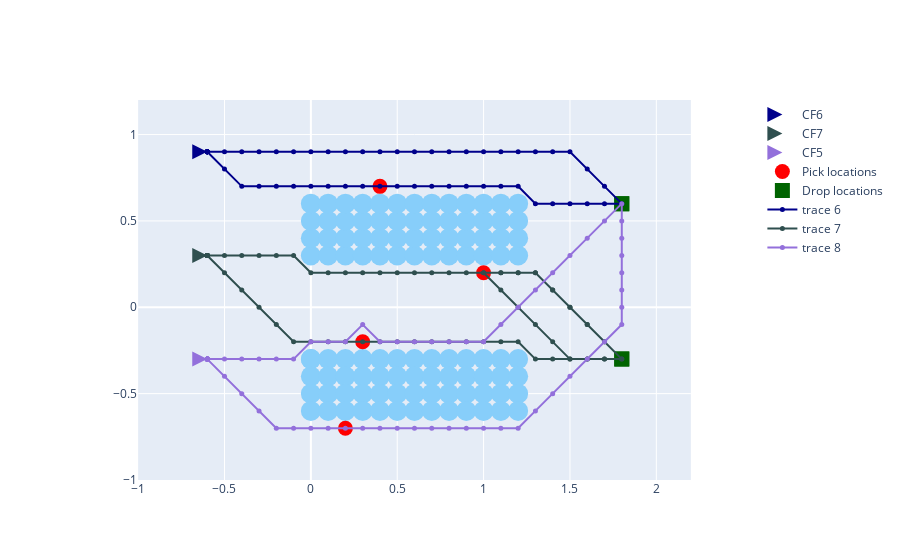
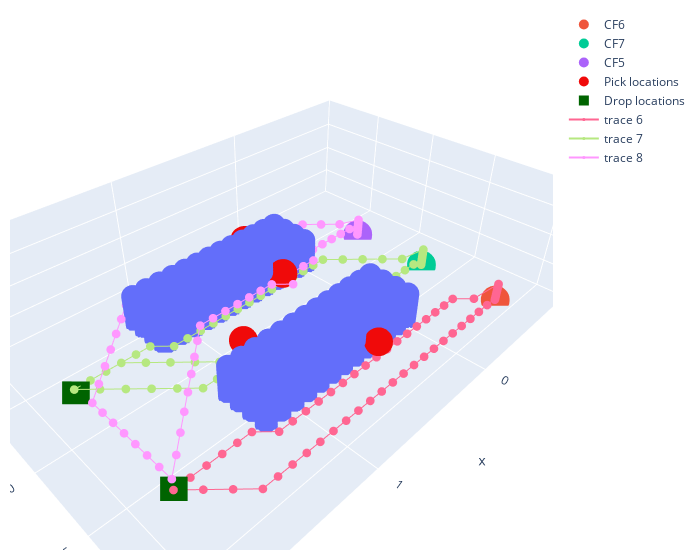

The code cell stored with these charts, in order, in its notebook:
### Markdown cell above
##### 5.B. Run main loop

### Code cell
time_lapse = 0
flight_duration = 20

# initialize and take off all agents
for agent in agent_list.values():
    agent.initialize_agent()

time.sleep(3)

step = 0

# while True:
while time_lapse < flight_duration: #secs
    
    for agent in agent_list.values():
        trajectory=agent.get_trajectory()
        if step < len(trajectory):
            agent.control_method = agent_nav(agent,trajectory[step])
        
        # print out current position of each agent
        x, y, z = agent.get_pos().x, agent.get_pos().y, agent.get_pos().z
        # print(f'Agent [{agent._id}]: t = {time_lapse} -> [x, y, z] = [{x:0.3f}, {y:0.3f}, {z:0.3f}]')
        
    # print('------------------------------------')    
    step += 1
    
    # keep track of time lapsed
    time_lapse += time_delta

    time.sleep(time_delta) 

# land all agents
for agent in agent_list.values():
    agent.control_method = agent_nav2(agent)
    agent.land()

# plot the agent trajectory
sim.update_plot()

### Figure 1 — Plotly figure (JSON) as saved in the notebook; plotly's stock layout.template omitted (floating-point values rounded to 4 significant figures)
{"data": [{"marker": {"color": "LightSkyBlue", "size": 20}, "mode": "markers", "showlegend": false, "type": "scatter", "x": [0, 0, 0, 0, 0, 0.1, 0.1, 0.1, 0.1, 0.2, 0.2, 0.2, 0.2, 0.3, 0.3, 0.3, 0.3, 0.4, 0.4, 0.4, 0.4, 0.5, 0.5, 0.5, 0.5, 0.6, 0.6, 0.6, 0.6, 0.7, 0.7, 0.7, 0.7, 0.8, 0.8, 0.8, 0.8, 0.9, 0.9, 0.9, 0.9, 1, 1, 1, 1, 1.1, 1.1, 1.1, 1.1, 1.2, 1.2, 1.2, 1.2, 0, 0, 0, 0, 0.1, 0.1, 0.1, 0.1, 0.2, 0.2, 0.2, 0.2, 0.3, 0.3, 0.3, 0.3, 0.4, 0.4, 0.4, 0.4, 0.5, 0.5, 0.5, 0.5, 0.6, 0.6, 0.6, 0.6, 0.7, 0.7, 0.7, 0.7, 0.8, 0.8, 0.8, 0.8, 0.9, 0.9, 0.9, 0.9, 1, 1, 1, 1, 1.1, 1.1, 1.1, 1.1, 1.2, 1.2, 1.2, 1.2], "y": [-0.3, -0.3, -0.4, -0.5, -0.6, -0.3, -0.4, -0.5, -0.6, -0.3, -0.4, -0.5, -0.6, -0.3, -0.4, -0.5, -0.6, -0.3, -0.4, -0.5, -0.6, -0.3, -0.4, -0.5, -0.6, -0.3, -0.4, -0.5, -0.6, -0.3, -0.4, -0.5, -0.6, -0.3, -0.4, -0.5, -0.6, -0.3, -0.4, -0.5, -0.6, -0.3, -0.4, -0.5, -0.6, -0.3, -0.4, -0.5, -0.6, -0.3, -0.4, -0.5, -0.6, 0.3, 0.4, 0.5, 0.6, 0.3, 0.4, 0.5, 0.6, 0.3, 0.4, 0.5, 0.6, 0.3, 0.4, 0.5, 0.6, 0.3, 0.4, 0.5, 0.6, 0.3, 0.4, 0.5, 0.6, 0.3, 0.4, 0.5, 0.6, 0.3, 0.4, 0.5, 0.6, 0.3, 0.4, 0.5, 0.6, 0.3, 0.4, 0.5, 0.6, 0.3, 0.4, 0.5, 0.6, 0.3, 0.4, 0.5, 0.6, 0.3, 0.4, 0.5, 0.6]}, {"marker": {"color": "DarkBlue", "size": 15, "symbol": "arrow-right"}, "mode": "markers", "name": "CF6", "type": "scatter", "x": [-0.6], "y": [0.9]}, {"marker": {"color": "DarkSlateGrey", "size": 15, "symbol": "arrow-right"}, "mode": "markers", "name": "CF7", "type": "scatter", "x": [-0.6], "y": [0.3]}, {"marker": {"color": "MediumPurple", "size": 15, "symbol": "arrow-right"}, "mode": "markers", "name": "CF5", "type": "scatter", "x": [-0.6], "y": [-0.3]}, {"marker": {"color": "Red", "size": 15}, "mode": "markers", "name": "Pick locations", "type": "scatter", "x": [0.4, 0.3, 1, 0.2], "y": [0.7, -0.2, 0.2, -0.7]}, {"marker": {"color": "DarkGreen", "size": 15, "symbol": "square"}, "mode": "markers", "name": "Drop locations", "type": "scatter", "x": [1.8, 1.8, 1.8, 1.8], "y": [0.6, -0.3, -0.3, 0.6]}, {"marker": {"color": "DarkBlue", "size": 5, "symbol": "circle"}, "mode": "lines+markers", "type": "scatter", "x": [-0.6, -0.6, -0.6, -0.6, -0.6, -0.6, -0.6, -0.6, -0.6, -0.6, -0.6, -0.6, -0.5, -0.4, -0.3, -0.2, -0.1, 0, 0.1, 0.2, 0.3, 0.4, 0.5, 0.6, 0.7, 0.8, 0.9, 1, 1.1, 1.2, 1.3, 1.4, 1.5, 1.6, 1.7, 1.8, 1.7, 1.6, 1.5, 1.4, 1.3, 1.2, 1.1, 1, 0.9, 0.8, 0.7, 0.6, 0.5, 0.4, 0.3, 0.2, 0.1, 0, -0.1, -0.2, -0.3, -0.4, -0.5, -0.6, -0.6, -0.6], "y": [0.9, 0.9, 0.9, 0.9, 0.9, 0.9, 0.9, 0.9, 0.9, 0.9, 0.9, 0.9, 0.8, 0.7, 0.7, 0.7, 0.7, 0.7, 0.7, 0.7, 0.7, 0.7, 0.7, 0.7, 0.7, 0.7, 0.7, 0.7, 0.7, 0.7, 0.6, 0.6, 0.6, 0.6, 0.6, 0.6, 0.7, 0.8, 0.9, 0.9, 0.9, 0.9, 0.9, 0.9, 0.9, 0.9, 0.9, 0.9, 0.9, 0.9, 0.9, 0.9, 0.9, 0.9, 0.9, 0.9, 0.9, 0.9, 0.9, 0.9, 0.9, 0.9]}, {"marker": {"color": "DarkSlateGrey", "size": 5, "symbol": "circle"}, "mode": "lines+markers", "type": "scatter", "x": [-0.6, -0.6, -0.6, -0.6, -0.6, -0.6, -0.6, -0.6, -0.6, -0.6, -0.6, -0.6, -0.5, -0.4, -0.3, -0.2, -0.1, 0, 0.1, 0.2, 0.3, 0.4, 0.5, 0.6, 0.7, 0.8, 0.9, 1, 1.1, 1.2, 1.3, 1.4, 1.5, 1.6, 1.7, 1.8, 1.7, 1.6, 1.5, 1.4, 1.3, 1.2, 1.1, 1, 1.1, 1.2, 1.3, 1.4, 1.5, 1.6, 1.7, 1.8, 1.7, 1.6, 1.5, 1.4, 1.3, 1.2, 1.1, 1, 0.9, 0.8, 0.7, 0.6, 0.5, 0.4, 0.3, 0.2, 0.1, 0, -0.1, -0.2, -0.3, -0.4, -0.5, -0.6, -0.6, -0.6, -0.6, -0.6], "y": [0.3, 0.3, 0.3, 0.3, 0.3, 0.3, 0.3, 0.3, 0.3, 0.3, 0.3, 0.3, 0.2, 0.1, 0, -0.1, -0.2, -0.2, -0.2, -0.2, -0.2, -0.2, -0.2, -0.2, -0.2, -0.2, -0.2, -0.2, -0.2, -0.2, -0.3, -0.3, -0.3, -0.3, -0.3, -0.3, -0.2, -0.1, 0, 0.1, 0.2, 0.2, 0.2, 0.2, 0.1, 0, -0.1, -0.2, -0.3, -0.3, -0.3, -0.3, -0.2, -0.1, 0, 0.1, 0.2, 0.2, 0.2, 0.2, 0.2, 0.2, 0.2, 0.2, 0.2, 0.2, 0.2, 0.2, 0.2, 0.2, 0.3, 0.3, 0.3, 0.3, 0.3, 0.3, 0.3, 0.3, 0.3, 0.3]}, {"marker": {"color": "MediumPurple", "size": 5, "symbol": "circle"}, "mode": "lines+markers", "type": "scatter", "x": [-0.6, -0.6, -0.6, -0.6, -0.6, -0.6, -0.6, -0.6, -0.6, -0.6, -0.6, -0.6, -0.5, -0.4, -0.3, -0.2, -0.1, 0, 0.1, 0.2, 0.3, 0.4, 0.5, 0.6, 0.7, 0.8, 0.9, 1, 1.1, 1.2, 1.3, 1.4, 1.5, 1.6, 1.7, 1.8, 1.8, 1.8, 1.8, 1.8, 1.8, 1.8, 1.8, 1.7, 1.6, 1.5, 1.4, 1.3, 1.2, 1.1, 1, 0.9, 0.8, 0.7, 0.6, 0.5, 0.4, 0.3, 0.2, 0.1, 0, -0.1, -0.2, -0.3, -0.4, -0.5, -0.6, -0.6, -0.6, -0.6, -0.6, -0.6, -0.6, -0.6], "y": [-0.3, -0.3, -0.3, -0.3, -0.3, -0.3, -0.3, -0.3, -0.3, -0.3, -0.3, -0.3, -0.4, -0.5, -0.6, -0.7, -0.7, -0.7, -0.7, -0.7, -0.7, -0.7, -0.7, -0.7, -0.7, -0.7, -0.7, -0.7, -0.7, -0.7, -0.6, -0.5, -0.4, -0.3, -0.2, -0.1, 0, 0.1, 0.2, 0.3, 0.4, 0.5, 0.6, 0.5, 0.4, 0.3, 0.2, 0.1, 0, -0.1, -0.2, -0.2, -0.2, -0.2, -0.2, -0.2, -0.2, -0.1, -0.2, -0.2, -0.2, -0.3, -0.3, -0.3, -0.3, -0.3, -0.3, -0.3, -0.3, -0.3, -0.3, -0.3, -0.3, -0.3]}], "layout": {"xaxis": {"constrain": "domain", "range": [-1, 2.2]}, "yaxis": {"range": [-1, 1.2], "scaleanchor": "x", "scaleratio": 1}}}

### Figure 2 — Plotly figure (JSON) as saved in the notebook; plotly's stock layout.template omitted (floating-point values rounded to 4 significant figures; data arrays with more than 128 entries replaced by an {"elided": "..."} marker saying what was removed)
{"data": [{"mode": "markers", "showlegend": false, "type": "scatter3d", "x": {"elided": "1260 float values"}, "y": {"elided": "1260 float values"}, "z": {"elided": "1260 float values"}}, {"marker": {"size": 10, "symbol": "circle"}, "mode": "markers", "name": "CF6", "type": "scatter3d", "x": [-0.6], "y": [0.9], "z": [0.075]}, {"marker": {"size": 10, "symbol": "circle"}, "mode": "markers", "name": "CF7", "type": "scatter3d", "x": [-0.6], "y": [0.3], "z": [0.075]}, {"marker": {"size": 10, "symbol": "circle"}, "mode": "markers", "name": "CF5", "type": "scatter3d", "x": [-0.6], "y": [-0.3], "z": [0.075]}, {"marker": {"color": "rgba(240, 10, 10, 1.0)", "size": 10}, "mode": "markers", "name": "Pick locations", "type": "scatter3d", "x": [0.4, 0.3, 1, 0.2], "y": [0.7, -0.2, 0.2, -0.7], "z": [0.4, 0.4, 0.6, 0.4]}, {"marker": {"color": "rgba(0, 100, 0, 1.0)", "size": 10, "symbol": "square"}, "mode": "markers", "name": "Drop locations", "type": "scatter3d", "x": [1.8, 1.8, 1.8, 1.8], "y": [0.6, -0.3, -0.3, 0.6], "z": [0.1, 0.1, 0.1, 0.1]}, {"marker": {"size": 3, "symbol": "circle"}, "mode": "lines+markers", "type": "scatter3d", "x": [-0.6, -0.6, -0.6, -0.6, -0.6, -0.6, -0.6, -0.6, -0.6, -0.6, -0.6, -0.6, -0.5, -0.4, -0.3, -0.2, -0.1, 0, 0.1, 0.2, 0.3, 0.4, 0.5, 0.6, 0.7, 0.8, 0.9, 1, 1.1, 1.2, 1.3, 1.4, 1.5, 1.6, 1.7, 1.8, 1.7, 1.6, 1.5, 1.4, 1.3, 1.2, 1.1, 1, 0.9, 0.8, 0.7, 0.6, 0.5, 0.4, 0.3, 0.2, 0.1, 0, -0.1, -0.2, -0.3, -0.4, -0.5, -0.6, -0.6, -0.6], "y": [0.9, 0.9, 0.9, 0.9, 0.9, 0.9, 0.9, 0.9, 0.9, 0.9, 0.9, 0.9, 0.8, 0.7, 0.7, 0.7, 0.7, 0.7, 0.7, 0.7, 0.7, 0.7, 0.7, 0.7, 0.7, 0.7, 0.7, 0.7, 0.7, 0.7, 0.6, 0.6, 0.6, 0.6, 0.6, 0.6, 0.7, 0.8, 0.9, 0.9, 0.9, 0.9, 0.9, 0.9, 0.9, 0.9, 0.9, 0.9, 0.9, 0.9, 0.9, 0.9, 0.9, 0.9, 0.9, 0.9, 0.9, 0.9, 0.9, 0.9, 0.9, 0.9], "z": [0.0375, 0.075, 0.1125, 0.15, 0.1875, 0.225, 0.2625, 0.3, 0.3375, 0.3688, 0.3844, 0.3922, 0.1, 0.1, 0.1, 0.1, 0.1, 0.1, 0.1, 0.1, 0.1, 0.1, 0.1, 0.1, 0.1, 0.1, 0.1, 0.1, 0.1, 0.1, 0.1, 0.1, 0.1, 0.1, 0.1, 0.1, 0.1, 0.1, 0.1, 0.1, 0.1, 0.1, 0.1, 0.1, 0.1, 0.1, 0.1, 0.1, 0.1, 0.1, 0.1, 0.1, 0.1, 0.1, 0.1, 0.1, 0.1, 0.1, 0.1, 0.1, 0.1, 0.0625]}, {"marker": {"size": 3, "symbol": "circle"}, "mode": "lines+markers", "type": "scatter3d", "x": [-0.6, -0.6, -0.6, -0.6, -0.6, -0.6, -0.6, -0.6, -0.6, -0.6, -0.6, -0.6, -0.5, -0.4, -0.3, -0.2, -0.1, 0, 0.1, 0.2, 0.3, 0.4, 0.5, 0.6, 0.7, 0.8, 0.9, 1, 1.1, 1.2, 1.3, 1.4, 1.5, 1.6, 1.7, 1.8, 1.7, 1.6, 1.5, 1.4, 1.3, 1.2, 1.1, 1, 1.1, 1.2, 1.3, 1.4, 1.5, 1.6, 1.7, 1.8, 1.7, 1.6, 1.5, 1.4, 1.3, 1.2, 1.1, 1, 0.9, 0.8, 0.7, 0.6, 0.5, 0.4, 0.3, 0.2, 0.1, 0, -0.1, -0.2, -0.3, -0.4, -0.5, -0.6, -0.6, -0.6, -0.6, -0.6], "y": [0.3, 0.3, 0.3, 0.3, 0.3, 0.3, 0.3, 0.3, 0.3, 0.3, 0.3, 0.3, 0.2, 0.1, 0, -0.1, -0.2, -0.2, -0.2, -0.2, -0.2, -0.2, -0.2, -0.2, -0.2, -0.2, -0.2, -0.2, -0.2, -0.2, -0.3, -0.3, -0.3, -0.3, -0.3, -0.3, -0.2, -0.1, 0, 0.1, 0.2, 0.2, 0.2, 0.2, 0.1, 0, -0.1, -0.2, -0.3, -0.3, -0.3, -0.3, -0.2, -0.1, 0, 0.1, 0.2, 0.2, 0.2, 0.2, 0.2, 0.2, 0.2, 0.2, 0.2, 0.2, 0.2, 0.2, 0.2, 0.2, 0.3, 0.3, 0.3, 0.3, 0.3, 0.3, 0.3, 0.3, 0.3, 0.3], "z": [0.0375, 0.075, 0.1125, 0.15, 0.1875, 0.225, 0.2625, 0.3, 0.3375, 0.3688, 0.3844, 0.3922, 0.2, 0.2, 0.2, 0.2, 0.2, 0.2, 0.2, 0.2, 0.2, 0.2, 0.2, 0.2, 0.2, 0.2, 0.2, 0.2, 0.2, 0.2, 0.2, 0.2, 0.2, 0.2, 0.2, 0.2, 0.2, 0.2, 0.2, 0.2, 0.2, 0.2, 0.2, 0.2, 0.2, 0.2, 0.2, 0.2, 0.2, 0.2, 0.2, 0.2, 0.2, 0.2, 0.2, 0.2, 0.2, 0.2, 0.2, 0.2, 0.2, 0.2, 0.2, 0.2, 0.2, 0.2, 0.2, 0.2, 0.2, 0.2, 0.2, 0.2, 0.2, 0.2, 0.2, 0.2, 0.2, 0.1625, 0.125, 0.0875]}, {"marker": {"size": 3, "symbol": "circle"}, "mode": "lines+markers", "type": "scatter3d", "x": [-0.6, -0.6, -0.6, -0.6, -0.6, -0.6, -0.6, -0.6, -0.6, -0.6, -0.6, -0.6, -0.5, -0.4, -0.3, -0.2, -0.1, 0, 0.1, 0.2, 0.3, 0.4, 0.5, 0.6, 0.7, 0.8, 0.9, 1, 1.1, 1.2, 1.3, 1.4, 1.5, 1.6, 1.7, 1.8, 1.8, 1.8, 1.8, 1.8, 1.8, 1.8, 1.8, 1.7, 1.6, 1.5, 1.4, 1.3, 1.2, 1.1, 1, 0.9, 0.8, 0.7, 0.6, 0.5, 0.4, 0.3, 0.2, 0.1, 0, -0.1, -0.2, -0.3, -0.4, -0.5, -0.6, -0.6, -0.6, -0.6, -0.6, -0.6, -0.6, -0.6], "y": [-0.3, -0.3, -0.3, -0.3, -0.3, -0.3, -0.3, -0.3, -0.3, -0.3, -0.3, -0.3, -0.4, -0.5, -0.6, -0.7, -0.7, -0.7, -0.7, -0.7, -0.7, -0.7, -0.7, -0.7, -0.7, -0.7, -0.7, -0.7, -0.7, -0.7, -0.6, -0.5, -0.4, -0.3, -0.2, -0.1, 0, 0.1, 0.2, 0.3, 0.4, 0.5, 0.6, 0.5, 0.4, 0.3, 0.2, 0.1, 0, -0.1, -0.2, -0.2, -0.2, -0.2, -0.2, -0.2, -0.2, -0.1, -0.2, -0.2, -0.2, -0.3, -0.3, -0.3, -0.3, -0.3, -0.3, -0.3, -0.3, -0.3, -0.3, -0.3, -0.3, -0.3], "z": [0.0375, 0.075, 0.1125, 0.15, 0.1875, 0.225, 0.2625, 0.3, 0.3375, 0.3688, 0.3844, 0.3922, 0.3, 0.3, 0.3, 0.3, 0.3, 0.3, 0.3, 0.3, 0.3, 0.3, 0.3, 0.3, 0.3, 0.3, 0.3, 0.3, 0.3, 0.3, 0.3, 0.3, 0.3, 0.3, 0.3, 0.3, 0.3, 0.3, 0.3, 0.3, 0.3, 0.3, 0.3, 0.3, 0.3, 0.3, 0.3, 0.3, 0.3, 0.3, 0.3, 0.3, 0.3, 0.3, 0.3, 0.3, 0.3, 0.3, 0.3, 0.3, 0.3, 0.3, 0.3, 0.3, 0.3, 0.3, 0.3, 0.3, 0.2625, 0.225, 0.1875, 0.15, 0.1125, 0.075]}], "layout": {"margin": {"b": 10, "l": 10, "r": 20, "t": 10}, "scene": {"xaxis": {"nticks": 6, "range": [-1, 2.2]}, "yaxis": {"nticks": 6, "range": [-1, 1.2]}, "zaxis": {"nticks": 6, "range": [0, 2]}}, "width": 700}}
